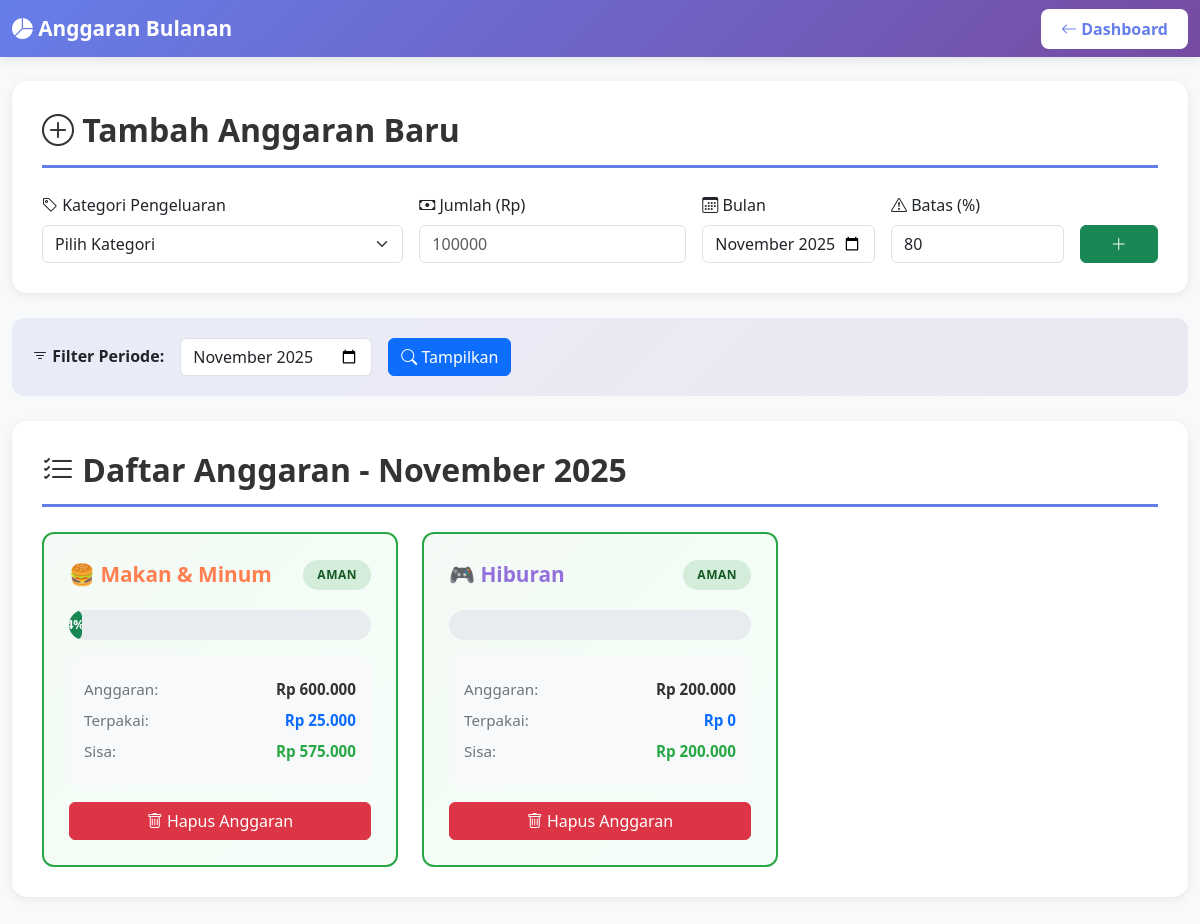
Page /anggaran.php (signed in) on the committed database.
### tables this page shows
CREATE TABLE `anggaran` (
  `id_anggaran` int(11) NOT NULL,
  `id_pengguna` int(11) NOT NULL,
  `id_kategori` int(11) NOT NULL,
  `jumlah` decimal(14,2) NOT NULL,
  `bulan` date NOT NULL COMMENT 'Format: 2025-11-01',
  `batas_peringatan` decimal(5,2) DEFAULT 80.00 COMMENT '0-100',
  `dibuat_pada` timestamp NOT NULL DEFAULT current_timestamp()
);

CREATE TABLE `kategori` (
  `id_kategori` int(11) NOT NULL,
  `nama` varchar(80) NOT NULL,
  `jenis` enum('pengeluaran','pemasukan') NOT NULL DEFAULT 'pengeluaran',
  `warna` varchar(7) DEFAULT '#667eea',
  `ikon` varchar(10) DEFAULT '?',
  `dibuat_pada` timestamp NOT NULL DEFAULT current_timestamp()
);

### config.php (called while the page is built, shortened)
<?php
function rupiah($angka) {
    return 'Rp ' . number_format($angka, 0, ',', '.');
}
?>

### anggaran.php (the view, shortened to what this page needs)
<?php
require_once 'config.php';
$user_id = $_SESSION['user_id'];
$bulan = isset($_GET['bulan']) ? $_GET['bulan'] : date('Y-m');
$sql_anggaran = "SELECT a.*, k.nama as nama_kategori, k.warna, k.ikon,
                 COALESCE(SUM(t.jumlah), 0) as terpakai
                 FROM anggaran a
                 JOIN kategori k ON a.id_kategori = k.id_kategori
                 LEFT JOIN transaksi t ON t.id_pengguna = a.id_pengguna
                     AND t.id_kategori = a.id_kategori
                     AND t.jenis_transaksi = 'pengeluaran'
                     AND DATE_FORMAT(t.tanggal_transaksi, '%Y-%m') = DATE_FORMAT(a.bulan, '%Y-%m')
                 WHERE a.id_pengguna = $user_id
                 AND DATE_FORMAT(a.bulan, '%Y-%m') = '$bulan'
                 GROUP BY a.id_anggaran, a.jumlah, k.nama, k.warna, k.ikon
                 ORDER BY (COALESCE(SUM(t.jumlah), 0) / a.jumlah * 100) DESC";
$result_anggaran = mysqli_query($conn, $sql_anggaran);
?>
<!DOCTYPE html>
<html lang="id">
<head>
    <link href="https://cdn.jsdelivr.net/npm/bootstrap@5.3.0/dist/css/bootstrap.min.css" rel="stylesheet">
    <link rel="stylesheet" href="https://cdn.jsdelivr.net/npm/bootstrap-icons@1.10.0/font/bootstrap-icons.css">
</head>
<body>
    <nav class="navbar navbar-dark navbar-custom">
        <div class="container-fluid">
            <a class="navbar-brand" href="anggaran.php">
                <i class="bi bi-pie-chart-fill"></i> Anggaran Bulanan
            </a>
            <a href="dashboard.php" class="btn btn-back">
                <i class="bi bi-arrow-left"></i> Dashboard
            </a>
        </div>
    </nav>
    <div class="container-fluid py-4">
        <div class="section-card">
            <h2><i class="bi bi-plus-circle"></i> Tambah Anggaran Baru</h2>
            <form method="POST" action="">
                <div class="row g-3">
                    <div class="col-md-4">
                        <label class="form-label"><i class="bi bi-tag"></i> Kategori Pengeluaran</label>
                        <select name="id_kategori" class="form-select" required>
                            <option value="">Pilih Kategori</option>
                        </select>
                    </div>
                    <div class="col-md-3">
                        <label class="form-label"><i class="bi bi-cash"></i> Jumlah (Rp)</label>
                        <input type="number" name="jumlah" class="form-control" required min="0" step="1000" placeholder="100000">
                    </div>
                    <div class="col-md-2">
                        <label class="form-label"><i class="bi bi-calendar3"></i> Bulan</label>
                        <input type="month" name="bulan" class="form-control" required value="<?php echo $bulan; ?>">
                    </div>
                    <div class="col-md-2">
                        <label class="form-label"><i class="bi bi-exclamation-triangle"></i> Batas (%)</label>
                        <input type="number" name="batas_peringatan" class="form-control" required value="80" min="0" max="100">
                    </div>
                    <div class="col-md-1 d-flex align-items-end">
                        <button type="submit" name="tambah" class="btn btn-success w-100">
                            <i class="bi bi-plus-lg"></i>
                        </button>
                    </div>
                </div>
            </form>
        </div>
        <div class="filter-section">
            <form method="GET" action="" class="row g-3 align-items-end">
                <div class="col-auto">
                    <label class="form-label fw-bold">
                        <i class="bi bi-filter"></i> Filter Periode:
                    </label>
                </div>
                <div class="col-auto">
                    <input type="month" name="bulan" class="form-control" value="<?php echo $bulan; ?>">
                </div>
                <div class="col-auto">
                    <button type="submit" class="btn btn-primary">
                        <i class="bi bi-search"></i> Tampilkan
                    </button>
                </div>
            </form>
        </div>
        <div class="section-card">
            <h2><i class="bi bi-list-check"></i> Daftar Anggaran - <?php echo date('F Y', strtotime($bulan . '-01')); ?></h2>
            <?php if (mysqli_num_rows($result_anggaran) > 0): ?>
            <div class="row g-4">
                <?php while ($a = mysqli_fetch_assoc($result_anggaran)):
                    $persen = ($a['terpakai'] / $a['jumlah']) * 100;
                    $status = 'aman';
                    $status_text = 'AMAN';
                    $progress_class = 'bg-success';
                ?>
                <div class="col-md-6 col-lg-4">
                    <div class="anggaran-card <?php echo $status; ?>">
                        <div class="kategori-header">
                            <div class="kategori-name" style="color: <?php echo $a['warna']; ?>">
                                <?php echo $a['ikon'] . ' ' . $a['nama_kategori']; ?>
                            </div>
                            <span class="status-badge status-<?php echo $status; ?>">
                                <?php echo $status_text; ?>
                            </span>
                        </div>
                        <div class="progress progress-custom">
                            <div class="progress-bar progress-bar-custom <?php echo $progress_class; ?>"
                                 role="progressbar"
                                 style="width: <?php echo min($persen, 100); ?>%">
                                <?php echo number_format($persen, 0); ?>%
                            </div>
                        </div>
                        <div class="anggaran-info">
                            <div class="info-row">
                                <span class="info-label">Anggaran:</span>
                                <strong class="info-value"><?php echo rupiah($a['jumlah']); ?></strong>
                            </div>
                            <div class="info-row">
                                <span class="info-label">Terpakai:</span>
                                <strong class="info-value text-primary"><?php echo rupiah($a['terpakai']); ?></strong>
                            </div>
                            <div class="info-row">
                                <span class="info-label">Sisa:</span>
                                <strong class="info-value" style="color: <?php echo $a['jumlah'] - $a['terpakai'] < 0 ? '#dc3545' : '#28a745'; ?>">
                                    <?php echo rupiah($a['jumlah'] - $a['terpakai']); ?>
                                </strong>
                            </div>
                        </div>
                        <div class="mt-3">
                            <a href="?hapus=<?php echo $a['id_anggaran']; ?>&bulan=<?php echo $bulan; ?>"
                               class="btn btn-danger w-100"
                               onclick="return confirm('Yakin ingin menghapus anggaran ini?')">
                                <i class="bi bi-trash"></i> Hapus Anggaran
                            </a>
                        </div>
                    </div>
                </div>
                <?php endwhile; ?>
            </div>
            <?php endif; ?>
        </div>
    </div>
</body>
</html>

### anggaran.php (style rules this page uses)
:root { --primary-color: #667eea; --secondary-color: #764ba2; }
body { background: #f8f9fa; font-family: 'Segoe UI', Tahoma, Geneva, Verdana, sans-serif; }
.navbar-custom { background: linear-gradient(135deg, var(--primary-color), var(--secondary-color)); box-shadow: 0 2px 10px rgba(0,0,0,0.1); }
.navbar-custom .navbar-brand { font-weight: bold; font-size: 1.3rem; color: white; }
.btn-back { background: white; color: var(--primary-color); border: none; font-weight: 600; padding: 8px 20px; border-radius: 8px; }
.section-card { background: white; border-radius: 15px; box-shadow: 0 2px 10px rgba(0,0,0,0.08); padding: 30px; margin-bottom: 25px; }
.section-card h2 { color: #333; margin-bottom: 25px; padding-bottom: 15px; border-bottom: 3px solid var(--primary-color); font-weight: 700; }
.anggaran-card { border: 2px solid #e9ecef; border-radius: 12px; padding: 25px; transition: all 0.3s; height: 100%; }
.anggaran-card.aman { border-color: #28a745; background: linear-gradient(135deg, rgba(40, 167, 69, 0.05), rgba(56, 239, 125, 0.05)); }
.kategori-header { display: flex; justify-content: space-between; align-items: center; margin-bottom: 20px; }
.kategori-name { font-size: 1.3rem; font-weight: bold; }
.status-badge { padding: 6px 14px; border-radius: 20px; font-size: 0.75rem; font-weight: 700; letter-spacing: 0.5px; }
.status-aman { background: #d4edda; color: #155724; }
.progress-custom { height: 30px; border-radius: 15px; background: #e9ecef; margin: 15px 0; }
.progress-bar-custom { display: flex; align-items: center; justify-content: center; color: white; font-weight: 600; border-radius: 15px; }
.anggaran-info { background: #f8f9fa; border-radius: 10px; padding: 15px; margin: 15px 0; }
.info-row { display: flex; justify-content: space-between; margin: 8px 0; font-size: 0.95rem; }
.info-label { color: #6c757d; }
.info-value { font-weight: 600; color: #333; }
.filter-section { background: linear-gradient(135deg, rgba(102, 126, 234, 0.1), rgba(118, 75, 162, 0.1)); border-radius: 12px; padding: 20px; margin-bottom: 25px; }

### rows in the picture
anggaran: id_kategori.ikon "🍔", id_kategori.nama "Makan & Minum", status_text "AMAN", min($persen, 100) 4.1666666666667 (drawn), jumlah "Rp 600.000", terpakai "Rp 25.000", terpakai "Rp 575.000"
anggaran: id_kategori.ikon "🎮", id_kategori.nama "Hiburan", status_text "AMAN", jumlah "Rp 200.000", terpakai "Rp 0", terpakai "Rp 200.000"

### other values in the picture
date('F Y', strtotime($bulan . '-01')) "November 2025"
